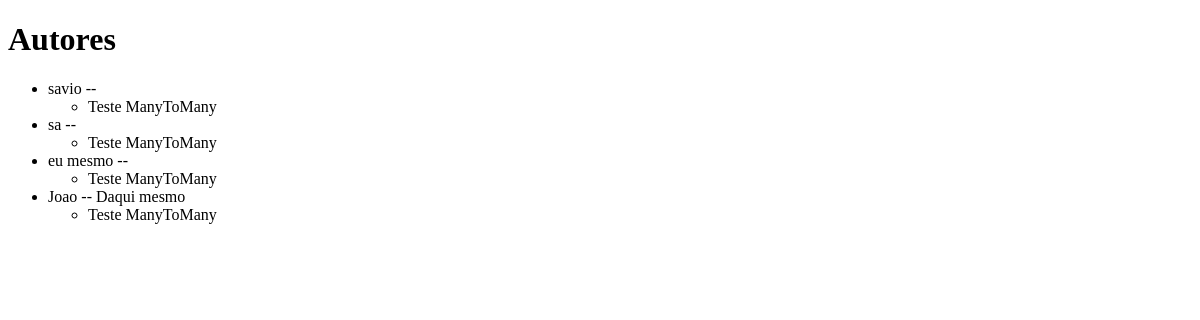
The app's page /author_list/, older data.
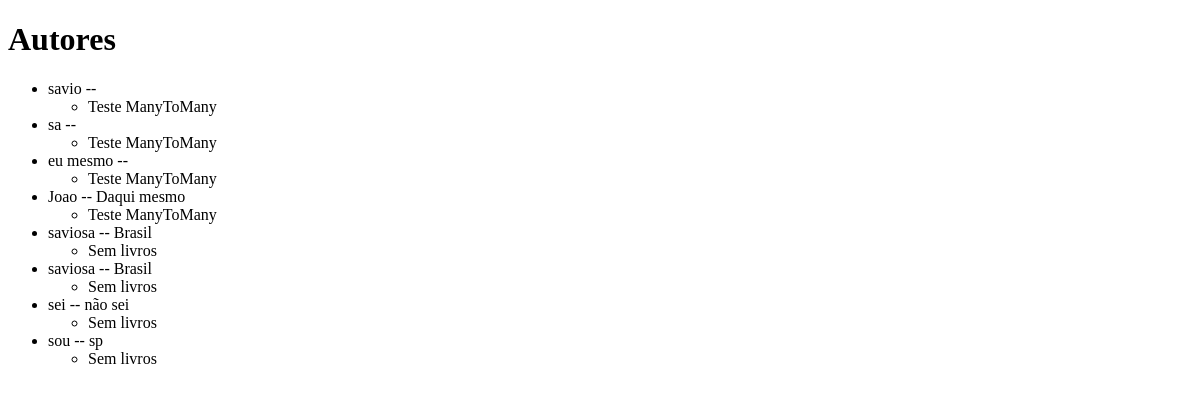
The same page, newer data.
### biblioteca/models.py (models this page shows, shortened)
class Author(models.Model):
    name = models.CharField(max_length=120)
    nationality = models.CharField(max_length=100, blank=True)
    class Meta:
        verbose_name_plural = "autores"

class Book(models.Model):
    title = models.CharField(max_length=200)
    author = models.ManyToManyField(
        Author,
        related_name="books",
    )
    ano_publicado = models.IntegerField()
    disponivel = models.BooleanField(default=True)
    categories = models.ManyToManyField(Category, blank=True, related_name="books")

### biblioteca/views.py (the view)
# urls.py: path('author_list/', listar_autores, name='listar_autores'),
def listar_autores(request):
    autores = Author.objects.annotate(num_books=Count('books'))
    return render(request, 'listagem_autores.html', {'autores': autores})

### biblioteca/templates/listagem_autores.html (shortened to what this page needs)
<!DOCTYPE html>
<html lang="en">
<head>
</head>
<body>
    <h1>Autores</h1>
    <ul>
        {% for author in autores %}
            <li>{{ author.name }} -- {{ author.nationality }}</li>
            <ul>
                {% for book in author.books.all %}
                    <li>{{ book.title }}</li>
                {% empty %}
                    <li>Sem livros</li>
                {% endfor %}
            </ul>
        {% empty %}
            <li>Nenhum autor cadastrado.</li>
        {% endfor %}
    </ul>
</body>
</html>

Row changes from the older to the newer data that the page shows:
added Author: name "saviosa", nationality "Brasil"
added Author: name "saviosa", nationality "Brasil"
added Author: name "sei", nationality "não sei"
added Author: name "sou", nationality "sp"
